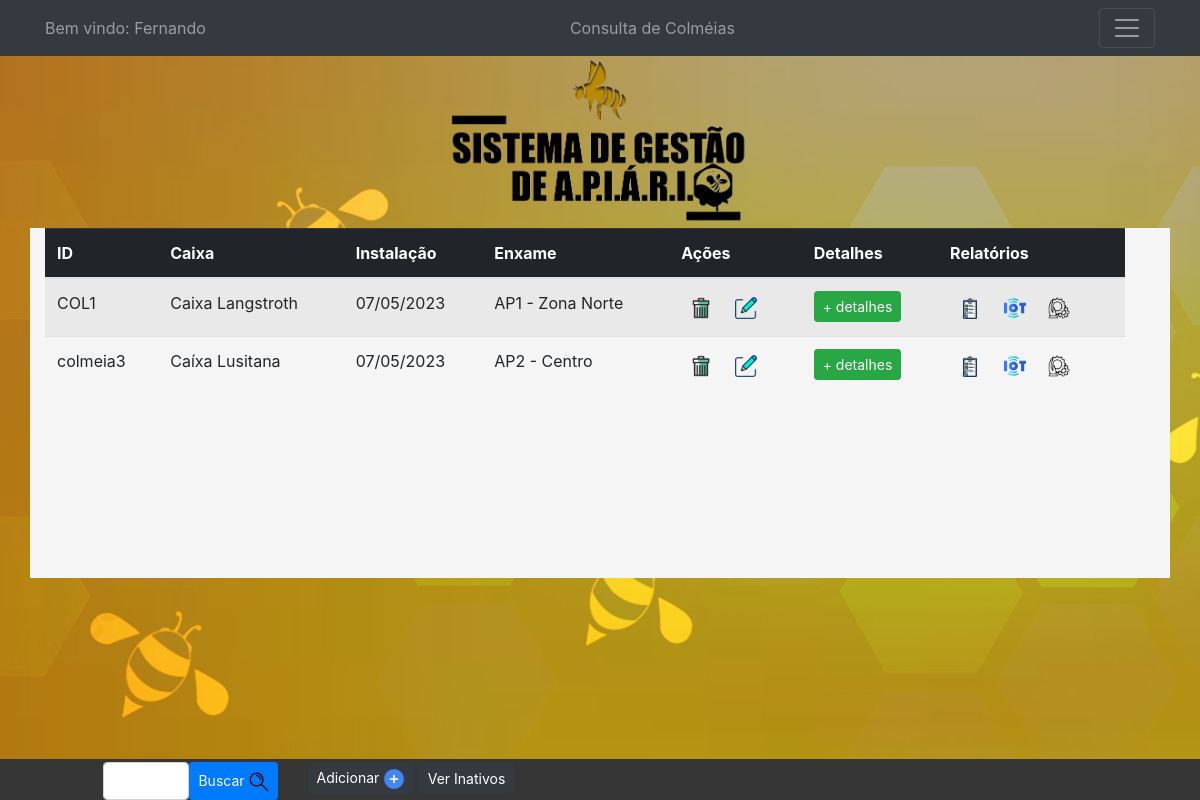
Screenshot of /colmeia.php with the database file from the repository.
### tables this page shows
CREATE TABLE `colmeia` (
  `DESC_COLMEIA` varchar(50) NOT NULL,
  `DATA_INSTALACAO` date NOT NULL,
  `COD_COLMEIA` int(11) NOT NULL,
  `CAIXA` varchar(30) NOT NULL,
  `ESPECIE` varchar(30) NOT NULL,
  `ORIGEM` varchar(30) NOT NULL,
  `COD_RAINHA` int(11) DEFAULT NULL,
  `COD_APIARIO` int(11) NOT NULL,
  `DATA_INATIVACAO` date DEFAULT NULL,
  `STATUS` tinyint(1) NOT NULL
);

CREATE TABLE `apiario` (
  `COD_APIARIO` int(11) NOT NULL,
  `DESCRICAO` varchar(30) NOT NULL,
  `RESPONSAVEL` varchar(30) NOT NULL,
  `SITUACAO` tinyint(1) NOT NULL,
  `DATA_ATIVO` date NOT NULL,
  `DATA_INATIVO` date NOT NULL,
  `IMAGEM` varchar(220) DEFAULT NULL,
  `CIDADE` varchar(30) DEFAULT NULL,
  `RUA` varchar(30) DEFAULT NULL,
  `BAIRRO` varchar(30) DEFAULT NULL,
  `NUMERO` int(11) DEFAULT NULL,
  `LATITUDE` varchar(10) DEFAULT NULL,
  `LONGITUDE` varchar(10) DEFAULT NULL,
  `CAMINHO` varchar(200) DEFAULT NULL
);

### colmeia.php (the view, shortened to what this page needs)
<!DOCTYPE html>
<html lang="pt-br">
<head>
    <link rel="stylesheet" href="css/estiloCat.css">
    <link href="css/bootstrap.min.css" rel="stylesheet">
</head>
<?php
include("config_login.php");
$exibe_colmeia = "SELECT colmeia.CAIXA,apiario.DESCRICAO as APIARIO, apiario.COD_APIARIO,colmeia.COD_COLMEIA,rainha.DESC_RAINHA,
colmeia.DATA_INATIVACAO, colmeia.DATA_INSTALACAO,colmeia.DESC_COLMEIA,colmeia.ESPECIE,colmeia.ORIGEM, colmeia.STATUS
FROM colmeia
inner JOIN apiario
on  apiario.COD_APIARIO = colmeia.COD_APIARIO
INNER join rainha
on rainha.COD_RAINHA = colmeia.COD_RAINHA
WHERE 'STATUS' = 0;
";
$resultado = mysqli_query($conecta, $exibe_colmeia)
?>
<body>
    <nav class="navbar  bg-dark  navbar-dark">
        <div class="container container_nav">
            <span class="navbar-text">Bem vindo: Fernando
            </span>
            <span class="navbar-text">Consulta de Colméias
            </span>
            <button class="navbar-toggler" type="button" data-bs-toggle="collapse" data-bs-target="#menu" style="cursor:pointer">
                <span class="navbar-toggler-icon">
                </span>
            </button>
        </div>
    </nav>
    <div class="container container-logo ">
        <div class="row  mx-auto align-items-center l1">
            <div class="col-12  mx-auto text-center img-responsive ">
                <div class="img">
                    <img class="logo" src="img/logo2.png" width="200px;" alt="img"> </img>
                </div>
            </div>
        </div>
    </div>
    <div class="container ct-tabela ">
        <div class="row linhaTAB  dt-responsive table-responsive ">
            <div class="col table-responsive">
                <table class=" table table-striped  ">
                    <thead class="table-dark    ">
                        <tr class="table-md   ">
                            <th scope="col">ID</th>
                            <th scope="col ">Caixa</th>
                            <th scope="col">Instalação</th>
                            <th scope="col">Enxame</th>
                            <th scope="col">Ações</th>
                            <th scope="col">Detalhes</th>
                            <th scope="col">Relatórios</th>
                        </tr>
                    </thead>
                    <tbody>
                        <tr class="table-striped ">
                            <?php
                            while ($linha  = mysqli_fetch_array($resultado)) { ?>
                                <td><?php echo $linha['DESC_COLMEIA']; ?></td>
                                <td><?php echo $linha['CAIXA']; ?></td>
                                <?php $DATA = $linha['DATA_INSTALACAO'];
                                $data_BR = implode("/", array_reverse(explode("-", $DATA))); ?>
                                <td><?php echo $data_BR; ?></td>
                                <td><?php echo $linha['APIARIO']; ?></td>
                                <td>
                                    <button type="button" data-bs-toggle="modal" class="btn btn-sm btn-link" data-bs-target="#exclusao<?php echo $linha['COD_COLMEIA']; ?>">
                                        <img src='img/excluir.png' width='22px' height='22px'>
                                    </button>
                                    <button type="button" data-bs-toggle="modal" class="btn btn-sm btn-link " data-bs-target="#Edicao<?php echo $linha['COD_COLMEIA']; ?>">
                                        <img src='img/editar.png' width='22px' height='22px'>
                                    </button>
                                </td>
                                <td>
                                    <button type="button" data-bs-toggle="modal" class="btn btn-sm btn-success" data-bs-target="#detalhes_AP<?php echo $linha['COD_COLMEIA']; ?>">
                                        + detalhes
                                    </button>
                                </td>
                                <td>
                                    <button type="button" data-bs-toggle="modal" class="btn btn-sm btn-link" data-bs-target="#tarefas_AP<?php echo $linha['COD_COLMEIA']; ?>">
                                        <img src='img/tarefas.png' width='22px' height='22px'>
                                    </button>
                                    <button type="button" data-bs-toggle="modal" class="btn btn-sm btn-link" data-bs-target="#IOT_AP<?php echo $linha['COD_COLMEIA']; ?>">
                                        <img src='img/iot.png' width='22px' height='22px'>
                                    </button>
                                    <button type="button" data-bs-toggle="modal" class="btn btn-sm btn-link" data-bs-target="#colmeia_AP<?php echo $linha['COD_COLMEIA']; ?>">
                                        <img src='img/producao.png' width='22px' height='22px'>
                                    </button>
                                </td>
                        </tr>
            </div>
        </div>
    </div>
<?php } ?>
<div class="container-fluid ">
    <div class="row fixed-bottom  linhacad ">
        <div class="col-md-2 offset-md-1   ">
            <form class="d-flex img-responsive dt-responsive " action="" method="get">
                <input class="form-control  " name="pesquisar" type="text" />
                <button type="submit" class="btn btn-primary btn-sm  " data-bs-toggle="modal" data-bs-target="#pesquisa">
                    Buscar <img src='img/lupa.png' width='20px' height='20px' class=" img-responsive  ">
                </button>
            </form>
        </div>
        <div class="col-md-3   ">
            <button type="button" class="btn  btn-dark btn-sm  btcad " data-bs-toggle="modal" data-bs-target="#CadApiarioModal">
                Adicionar <img src='img/add.png' width='22px' height='22px' class=" img-responsive ">
            </button>
            <button type="button" class="btn  btn-dark btn-sm  btcad " data-bs-toggle="modal" data-bs-target="#CadApiarioModal">
                Ver Inativos
            </button>
            </div>
    </div>
</div>
</body>
</html>

### css/estiloCat.css (style rules this page uses)
body { overflow: hidden; background-image: url(../img/background.jpg); }
.logo { width: 300px; }
.linhaTAB { overflow-x: auto; }
.ct-tabela { height: 350px; overflow-y: auto; overflow-x: auto; background-color: hsl(0, 0%, 96%); }
.linhacad { background-color: #363636; height: auto; padding-top: 3px; }

### rows the page displays
colmeia: DESC_COLMEIA "COL1", CAIXA "Caixa Langstroth", DATA_INSTALACAO "07/05/2023", COD_APIARIO.DESCRICAO "AP1 - Zona Norte"
colmeia: DESC_COLMEIA "colmeia3", CAIXA "Caíxa Lusitana", DATA_INSTALACAO "07/05/2023", COD_APIARIO.DESCRICAO "AP2 - Centro"
